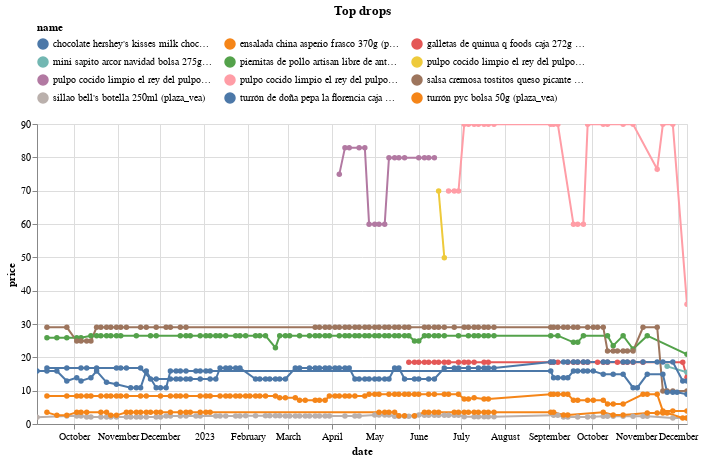

Here is the notebook cell this chart was saved with:
### Code cell
(top_changes
 .sort_values('change')
 .head(10)
 .pipe(plot_changes, 'Top drops')
)

### Figure 1 — Vega-Lite specification as saved in the notebook (floating-point values rounded to 4 significant figures; data arrays with more than 128 entries replaced by an {"elided": "..."} marker saying what was removed)
{"config": {"view": {"continuousWidth": 300, "continuousHeight": 300}, "legend": {"columns": 3, "orient": "top"}}, "data": {"name": "data-40eca742e935e62e616104fd1dc26dc5"}, "mark": {"type": "line", "point": true}, "encoding": {"color": {"field": "name", "scale": {"domain": ["chocolate hershey's kisses milk chocolate caja 102g (plaza_vea)", "ensalada china asperio frasco 370g (plaza_vea)", "galletas de quinua q foods caja 272g (plaza_vea)", "mini sapito arcor navidad bolsa 275g (plaza_vea)", "piernitas de pollo artisan libre de antibióticos x kg (plaza_vea)", "pulpo cocido limpio el rey del pulpo x  un (plaza_vea)", "pulpo cocido limpio el rey del pulpo x kg (plaza_vea)", "pulpo cocido limpio el rey del pulpo x un (plaza_vea)", "salsa cremosa tostitos queso picante frasco 425.2g (plaza_vea)", "sillao bell's botella 250ml (plaza_vea)", "turrón de doña pepa la florencia caja 500g (plaza_vea)", "turrón pyc bolsa 50g (plaza_vea)"]}, "type": "nominal"}, "tooltip": [{"field": "name", "type": "nominal"}, {"field": "price", "type": "quantitative"}, {"field": "last_price", "type": "quantitative"}], "x": {"field": "date", "type": "temporal"}, "y": {"field": "price", "type": "quantitative"}}, "params": [{"name": "param_3", "select": {"type": "point", "fields": ["name"]}, "bind": "legend"}, {"name": "param_4", "select": {"type": "interval", "encodings": ["x", "y"]}, "bind": "scales"}], "title": "Top drops", "transform": [{"filter": {"param": "param_3"}}], "width": 650, "$schema": "https://vega.github.io/schema/vega-lite/v5.16.3.json", "datasets": {"data-40eca742e935e62e616104fd1dc26dc5": {"elided": "597 records"}}}
